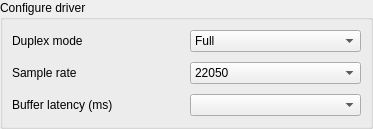
<ui version="4.0" >
 <class>DriverConfigPage</class>
 <widget class="QWidget" name="DriverConfigPage" >
  <property name="geometry" >
   <rect>
    <x>0</x>
    <y>0</y>
    <width>373</width>
    <height>129</height>
   </rect>
  </property>
  <property name="windowTitle" >
   <string>Form</string>
  </property>
  <layout class="QVBoxLayout" >
   <property name="margin" >
    <number>0</number>
   </property>
   <property name="spacing" >
    <number>6</number>
   </property>
   <item>
    <widget class="QGroupBox" name="groupBox" >
     <property name="title" >
      <string>Configure driver</string>
     </property>
     <layout class="QVBoxLayout" >
      <property name="margin" >
       <number>9</number>
      </property>
      <property name="spacing" >
       <number>9</number>
      </property>
      <item>
       <layout class="QHBoxLayout" >
        <property name="margin" >
         <number>0</number>
        </property>
        <property name="spacing" >
         <number>6</number>
        </property>
        <item>
         <widget class="QLabel" name="label_2" >
          <property name="toolTip" >
           <string>&lt;html>&lt;head>&lt;meta name="qrichtext" content="1" />&lt;style type="text/css">
p, li { white-space: pre-wrap; }
&lt;/style>&lt;/head>&lt;body style=" font-family:'Sans Serif'; font-size:9pt; font-weight:400; font-style:normal; text-decoration:none;">
&lt;p style=" margin-top:0px; margin-bottom:0px; margin-left:0px; margin-right:0px; -qt-block-indent:0; text-indent:0px;">&lt;span style=" font-weight:600;">Duplex mode:&lt;/span>&lt;/p>
&lt;p style=" margin-top:0px; margin-bottom:0px; margin-left:0px; margin-right:0px; -qt-block-indent:0; text-indent:0px;">Defines if both the Playback and Capture buses of your soundcard are to be used, or only the Playback or Capture bus.&lt;/p>&lt;/body>&lt;/html></string>
          </property>
          <property name="text" >
           <string>Duplex mode</string>
          </property>
         </widget>
        </item>
        <item>
         <widget class="QComboBox" name="duplexComboBox" >
          <item>
           <property name="text" >
            <string>Full</string>
           </property>
          </item>
          <item>
           <property name="text" >
            <string>Playback</string>
           </property>
          </item>
          <item>
           <property name="text" >
            <string>Capture</string>
           </property>
          </item>
         </widget>
        </item>
       </layout>
      </item>
      <item>
       <layout class="QHBoxLayout" >
        <property name="margin" >
         <number>0</number>
        </property>
        <property name="spacing" >
         <number>6</number>
        </property>
        <item>
         <widget class="QLabel" name="label_2_2" >
          <property name="toolTip" >
           <string>&lt;html>&lt;head>&lt;meta name="qrichtext" content="1" />&lt;style type="text/css">
p, li { white-space: pre-wrap; }
&lt;/style>&lt;/head>&lt;body style=" font-family:'Sans Serif'; font-size:9pt; font-weight:400; font-style:normal; text-decoration:none;">
&lt;p style=" margin-top:0px; margin-bottom:0px; margin-left:0px; margin-right:0px; -qt-block-indent:0; text-indent:0px;">&lt;span style=" font-weight:600;">Sample rate:&lt;/span>&lt;/p>
&lt;p style=" margin-top:0px; margin-bottom:0px; margin-left:0px; margin-right:0px; -qt-block-indent:0; text-indent:0px;">The sample rate used by the audio card.&lt;/p>
&lt;p style="-qt-paragraph-type:empty; margin-top:0px; margin-bottom:0px; margin-left:0px; margin-right:0px; -qt-block-indent:0; text-indent:0px;">&lt;/p>
&lt;p style=" margin-top:0px; margin-bottom:0px; margin-left:0px; margin-right:0px; -qt-block-indent:0; text-indent:0px;">New projects will use this samplerate as the project's sample rate on creation.&lt;/p>&lt;/body>&lt;/html></string>
          </property>
          <property name="text" >
           <string>Sample rate</string>
          </property>
         </widget>
        </item>
        <item>
         <widget class="QComboBox" name="rateComboBox" >
          <item>
           <property name="text" >
            <string>22050</string>
           </property>
          </item>
          <item>
           <property name="text" >
            <string>32000</string>
           </property>
          </item>
          <item>
           <property name="text" >
            <string>44100</string>
           </property>
          </item>
          <item>
           <property name="text" >
            <string>48000</string>
           </property>
          </item>
          <item>
           <property name="text" >
            <string>88200</string>
           </property>
          </item>
          <item>
           <property name="text" >
            <string>96000</string>
           </property>
          </item>
         </widget>
        </item>
       </layout>
      </item>
      <item>
       <layout class="QHBoxLayout" >
        <property name="margin" >
         <number>0</number>
        </property>
        <property name="spacing" >
         <number>6</number>
        </property>
        <item>
         <widget class="QLabel" name="label_7" >
          <property name="toolTip" >
           <string>&lt;html>&lt;head>&lt;meta name="qrichtext" content="1" />&lt;style type="text/css">
p, li { white-space: pre-wrap; }
&lt;/style>&lt;/head>&lt;body style=" font-family:'Sans Serif'; font-size:9pt; font-weight:400; font-style:normal; text-decoration:none;">
&lt;p style=" margin-top:0px; margin-bottom:0px; margin-left:0px; margin-right:0px; -qt-block-indent:0; text-indent:0px;">&lt;span style=" font-weight:600;">Buffer latency:&lt;/span>&lt;/p>
&lt;p style=" margin-top:0px; margin-bottom:0px; margin-left:0px; margin-right:0px; -qt-block-indent:0; text-indent:0px;">The latency introduced by the size of the audio buffers.&lt;/p>
&lt;p style="-qt-paragraph-type:empty; margin-top:0px; margin-bottom:0px; margin-left:0px; margin-right:0px; -qt-block-indent:0; text-indent:0px;">&lt;/p>
&lt;p style=" margin-top:0px; margin-bottom:0px; margin-left:0px; margin-right:0px; -qt-block-indent:0; text-indent:0px;">Some people need low latencies, if you don't need it, or don't know what it means, please leave the default setting!&lt;/p>&lt;/body>&lt;/html></string>
          </property>
          <property name="text" >
           <string>Buffer latency (ms)</string>
          </property>
         </widget>
        </item>
        <item>
         <widget class="QComboBox" name="latencyComboBox" />
        </item>
       </layout>
      </item>
     </layout>
    </widget>
   </item>
  </layout>
 </widget>
 <resources/>
 <connections/>
</ui>
